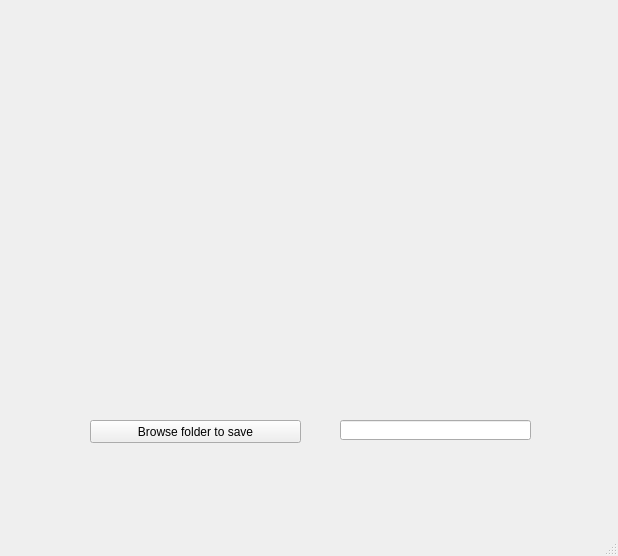
<?xml version="1.0" encoding="UTF-8"?>
<ui version="4.0">
 <class>MainWindow</class>
 <widget class="QMainWindow" name="MainWindow">
  <property name="geometry">
   <rect>
    <x>0</x>
    <y>0</y>
    <width>618</width>
    <height>556</height>
   </rect>
  </property>
  <property name="windowTitle">
   <string>Mohsen</string>
  </property>
  <property name="windowIcon">
   <iconset resource="image.qrc">
    <normaloff>:/newPrefix/mohsen.jpg</normaloff>:/newPrefix/mohsen.jpg</iconset>
  </property>
  <widget class="QWidget" name="centralwidget">
   <widget class="QLabel" name="label">
    <property name="geometry">
     <rect>
      <x>60</x>
      <y>42</y>
      <width>231</width>
      <height>251</height>
     </rect>
    </property>
    <property name="text">
     <string/>
    </property>
   </widget>
   <widget class="QPushButton" name="pushButton">
    <property name="geometry">
     <rect>
      <x>90</x>
      <y>420</y>
      <width>211</width>
      <height>23</height>
     </rect>
    </property>
    <property name="text">
     <string>Browse folder to save</string>
    </property>
   </widget>
   <widget class="QLineEdit" name="lineEdit">
    <property name="geometry">
     <rect>
      <x>340</x>
      <y>420</y>
      <width>191</width>
      <height>20</height>
     </rect>
    </property>
   </widget>
  </widget>
  <widget class="QMenuBar" name="menubar">
   <property name="geometry">
    <rect>
     <x>0</x>
     <y>0</y>
     <width>618</width>
     <height>21</height>
    </rect>
   </property>
  </widget>
  <widget class="QStatusBar" name="statusbar"/>
 </widget>
 <resources>
  <include location="image.qrc"/>
 </resources>
 <connections/>
</ui>
